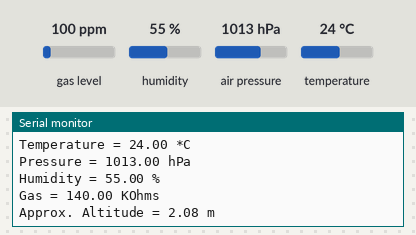
The sketch below on a simulated ESP32. On the bench: the last lines printed to the serial monitor. The inputs (shaded band) are chosen by the test bench; at power-on: gas level 100 ppm, humidity 55 %, air pressure 1013 hPa, temperature 24 °C.

Above: at 1.3 s.
1.4 s: gas level set to 20 ppm
At 2.62 s:
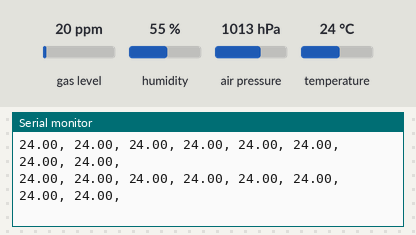
2.9 s: humidity set to 22 %
At 3.5 s:
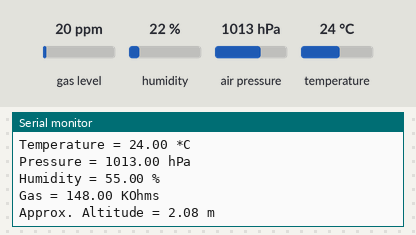
4.4 s: air pressure set to 952 hPa
At 5.3 s:
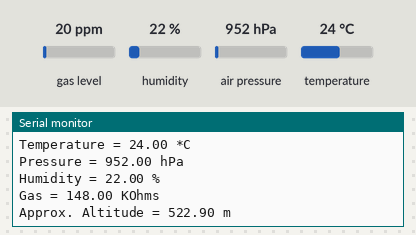
5.9 s: temperature set to 12 °C
At 7.23 s:
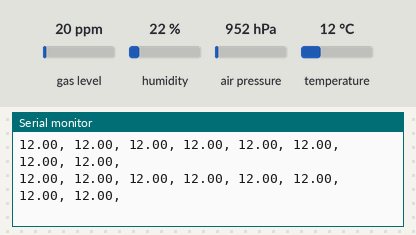

The sketch:

thermal_camera_BME680.ino
```cpp
#include <Wire.h>
#include <Adafruit_Sensor.h>
#include <Adafruit_AMG88xx.h>
#include "Adafruit_BME680.h"

#define SEALEVELPRESSURE_HPA (1013.25)

Adafruit_AMG88xx amg;           // Thermal camera
Adafruit_BME680 bme;            // Environmental sensor (I2C)

float pixels[64];               // 8x8 thermal pixel array

void setup() {
  Serial.begin(115200);
  Wire.begin(21, 22);  // SDA, SCL for ESP32

  // AMG8833 init
  if (!amg.begin()) {
    Serial.println("Could not find a valid AMG8833 sensor!");
    while (1);
  }

  // BME680 init
  if (!bme.begin()) {
    Serial.println("Could not find a valid BME680 sensor!");
    while (1);
  }

  // BME680 sensor settings
  bme.setTemperatureOversampling(BME680_OS_8X);
  bme.setHumidityOversampling(BME680_OS_2X);
  bme.setPressureOversampling(BME680_OS_4X);
  bme.setIIRFilterSize(BME680_FILTER_SIZE_3);
  bme.setGasHeater(0, 0);  // Gas heater off
  delay(100);
}

void loop() {
  // --- Read AMG8833 ---
  amg.readPixels(pixels);
  Serial.println("THERMAL (AMG8833):");
  for (int i = 0; i < 64; i++) {
    Serial.print(pixels[i]);
    Serial.print(", ");
    if ((i + 1) % 8 == 0) Serial.println();
  }
  Serial.println();

  // --- Read BME680 ---
  unsigned long endTime = bme.beginReading();
  if (endTime == 0) {
    Serial.println("Failed to start BME680 reading.");
    delay(1000);
    return;
  }

  delay(100); // Small wait for reading (non-blocking)

  if (!bme.endReading()) {
    Serial.println("Failed to complete BME680 reading.");
    delay(1000);
    return;
  }

  Serial.println("ENVIRONMENTAL (BME680):");
  Serial.print("Temperature = ");
  Serial.print(bme.temperature);
  Serial.println(" *C");

  Serial.print("Pressure = ");
  Serial.print(bme.pressure / 100.0);
  Serial.println(" hPa");

  Serial.print("Humidity = ");
  Serial.print(bme.humidity);
  Serial.println(" %");

  Serial.print("Gas = ");
  Serial.print(bme.gas_resistance / 1000.0);
  Serial.println(" KOhms");

  Serial.print("Approx. Altitude = ");
  Serial.print(bme.readAltitude(SEALEVELPRESSURE_HPA));
  Serial.println(" m");

  Serial.println();
  delay(2000); // Wait before next loop
}
```

Measured:
- after the input at 4.4 s, the serial monitor: prints a new line after 0.60 s (image 3)
- after the input at 5.9 s, the serial monitor: prints a new line after 1.1 s (image 4)
